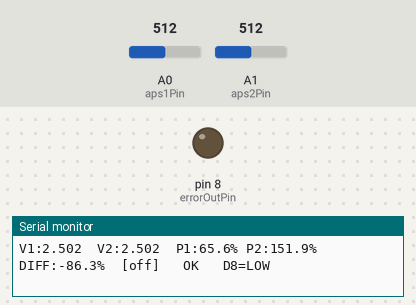
A sketch run on a simulated Arduino Uno, built with avr-gcc and run on an emulated ATmega328P. Shown: output pins drawn as LEDs (lit = HIGH), the last lines printed to the serial monitor. The inputs (shaded band) are chosen by the test bench; at power-on: A1 (aps2Pin) = 512, A0 (aps1Pin) = 512.

Above: at 1.2 s.
1.3 s: A1 (aps2Pin) set to 359
2.8 s: A1 (aps2Pin) set to 336
At 3.8 s:
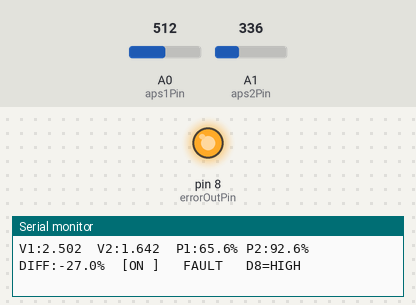
4.4 s: A1 (aps2Pin) set to 511
At 5.6 s:
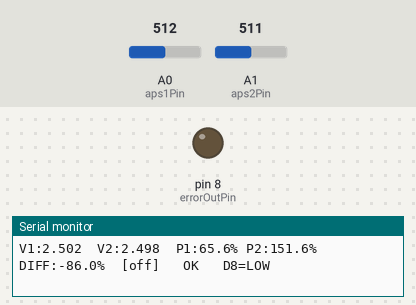
5.9 s: A1 (aps2Pin) set to 306
At 6.7 s:
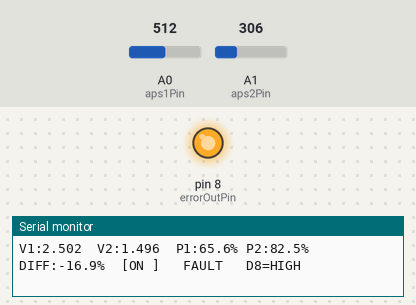
Timing chart, 0 to 8.5 s (numbered marks = the images above; inputs shaded):
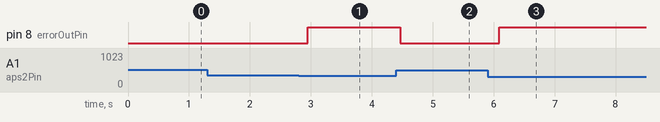

The sketch:

esp32.ino
```cpp
/* ========================================
 * AFA-26 APPS - DIFF 전용 (밴드 안에서만 판정)
 *
 *   판정 구간  APS1 1.20 ~ 3.40V
 *              APS2 0.60 ~ 1.70V
 *   구간 밖은 판정 안 함 -> D8 LOW
 * ======================================== */

#define SAMPLE_PERIOD_MS   100

const int aps1Pin     = A0;
const int aps2Pin     = A1;
const int errorOutPin = 8;

const float VREF = 5.0;

const float APS1_CT    = 0.60;
const float APS1_RANGE = 2.90;
const float APS2_CT    = 0.30;
const float APS2_RANGE = 1.45;

const float PLAUS_PCT = 10.0;

// 판정 구간  이 안에서만 판정함
const float APS1_BAND_LO = 1.20,  APS1_BAND_HI = 3.40;
const float APS2_BAND_LO = 0.60,  APS2_BAND_HI = 1.70;

// 단선 검출용
// const float APS1_MIN = 0.30, APS1_MAX = 3.80;
// const float APS2_MIN = 0.15, APS2_MAX = 2.10;

const int ERROR_COUNT_THRESHOLD = (100 / SAMPLE_PERIOD_MS) + 1;

const unsigned long PRINT_INTERVAL_MS = 200;

int errorCount = 0;
unsigned long lastPrintMs = 0;
bool d8State = false;

void setup() {
  Serial.begin(115200);
  pinMode(errorOutPin, OUTPUT);
  digitalWrite(errorOutPin, LOW);

  Serial.println(F("=== AFA-26 APPS ==="));
  Serial.println(F("band  V1 1.20~3.40V   V2 0.60~1.70V"));
  Serial.print(F("tolerance +/-")); Serial.print(PLAUS_PCT, 0);
  Serial.println(F("%"));
  Serial.println();
}

void loop() {
  float volt1 = analogRead(aps1Pin) * (VREF / 1023.0);
  float volt2 = analogRead(aps2Pin) * (VREF / 1023.0);

  // volt1 = 4.5;   // 오류 강제 테스트

  float pos1 = (volt1 - APS1_CT) * 100.0 / APS1_RANGE;
  float pos2 = (volt2 - APS2_CT) * 100.0 / APS2_RANGE;
  float err  = pos1 - pos2;

  bool inBand = (volt1 >= APS1_BAND_LO) && (volt1 <= APS1_BAND_HI) &&
                (volt2 >= APS2_BAND_LO) && (volt2 <= APS2_BAND_HI);

  bool diffFault = false;
  if (inBand) {
    diffFault = (err <= -PLAUS_PCT) || (err >= PLAUS_PCT);
  }

  if (diffFault) {
    if (errorCount < 100) errorCount++;
    if (errorCount >= ERROR_COUNT_THRESHOLD) {
      digitalWrite(errorOutPin, HIGH);
      d8State = true;
    }
  }
  else {
    errorCount = 0;
    digitalWrite(errorOutPin, LOW);
    d8State = false;
  }

  unsigned long now = millis();
  if (now - lastPrintMs >= PRINT_INTERVAL_MS) {
    lastPrintMs = now;

    Serial.print(F("V1:"));   Serial.print(volt1, 3);
    Serial.print(F("  V2:")); Serial.print(volt2, 3);

    // 페달 위치 및 편차
    Serial.print(F("  P1:")); Serial.print(pos1, 1);
    Serial.print(F("% P2:")); Serial.print(pos2, 1);
    Serial.print(F("%  DIFF:")); Serial.print(err, 1);
    Serial.print(F("%"));

    Serial.print(inBand ? F("  [ON ]") : F("  [off]"));

    if (d8State) {
      Serial.print(F("   FAULT"));
    }
    else if (errorCount > 0) {
      Serial.print(F("   ERR ")); Serial.print(errorCount);
      Serial.print(F("/"));       Serial.print(ERROR_COUNT_THRESHOLD);
    }
    else {
      Serial.print(F("   OK"));
    }

    Serial.print(F("   D8="));
    Serial.println(d8State ? F("HIGH") : F("LOW"));
  }

  delay(SAMPLE_PERIOD_MS);
}
```

Measured:
- the behaviour switches between 348 and 347 on A1 (aps2Pin) (found by bisection; images 0 and 1)
- after the input at 2.8 s, pin 8 (errorOutPin): LOW → HIGH after 0.15 s
- after the input at 4.4 s, pin 8 (errorOutPin): HIGH → LOW after 0.07 s
- after the input at 5.9 s, pin 8 (errorOutPin): LOW → HIGH after 0.19 s
